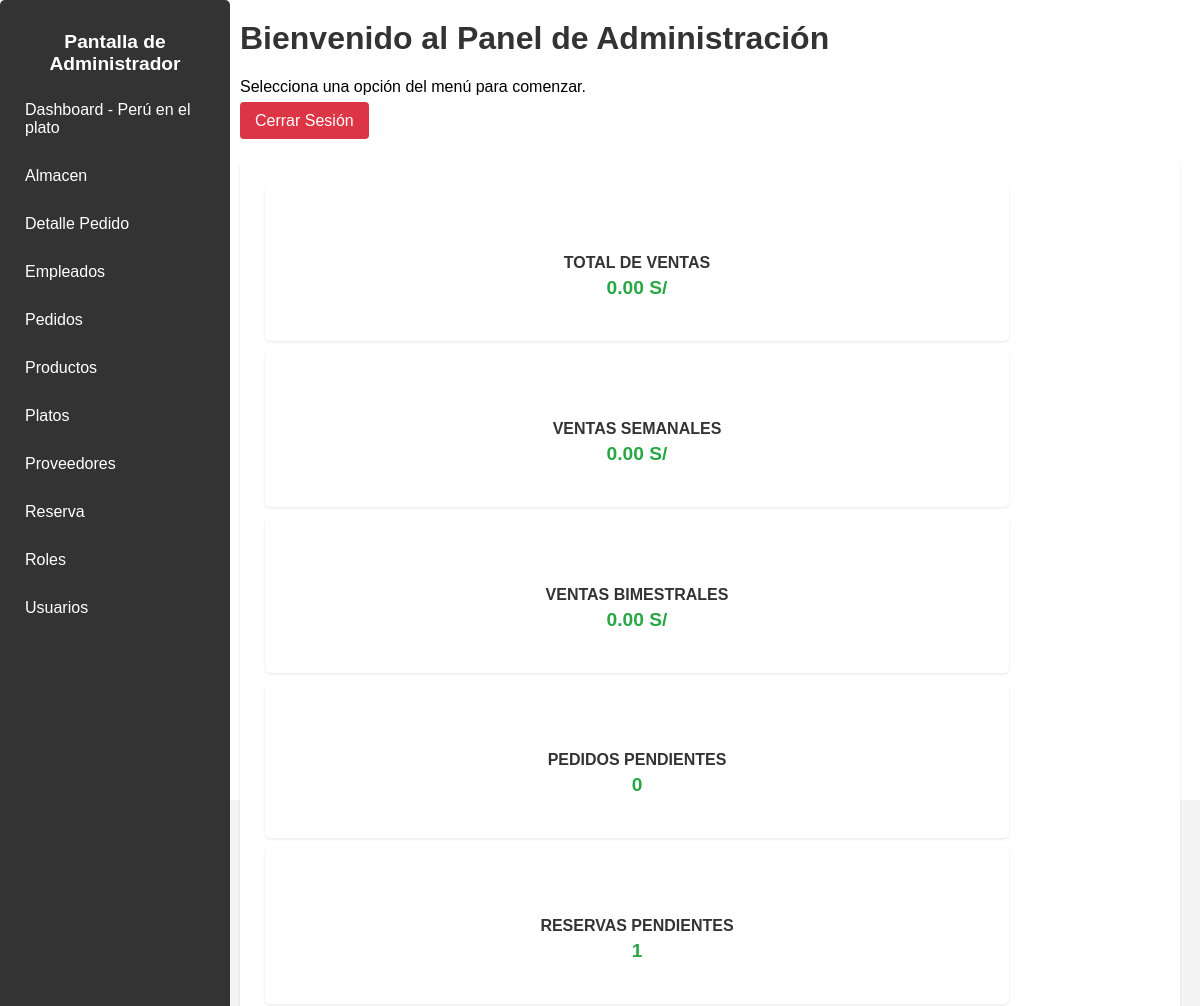
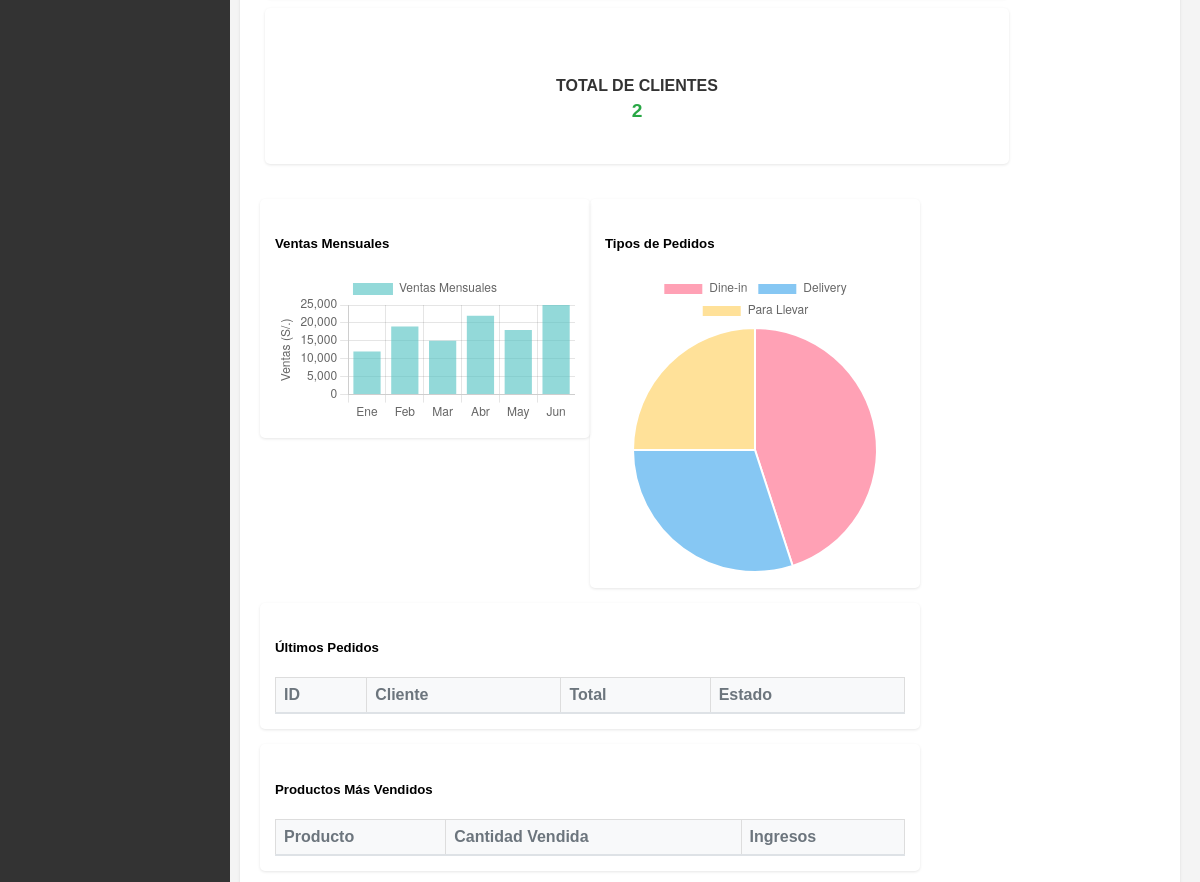
Page /vista/admin_dashboard.php on the earlier database version (2 pictures, top to bottom).
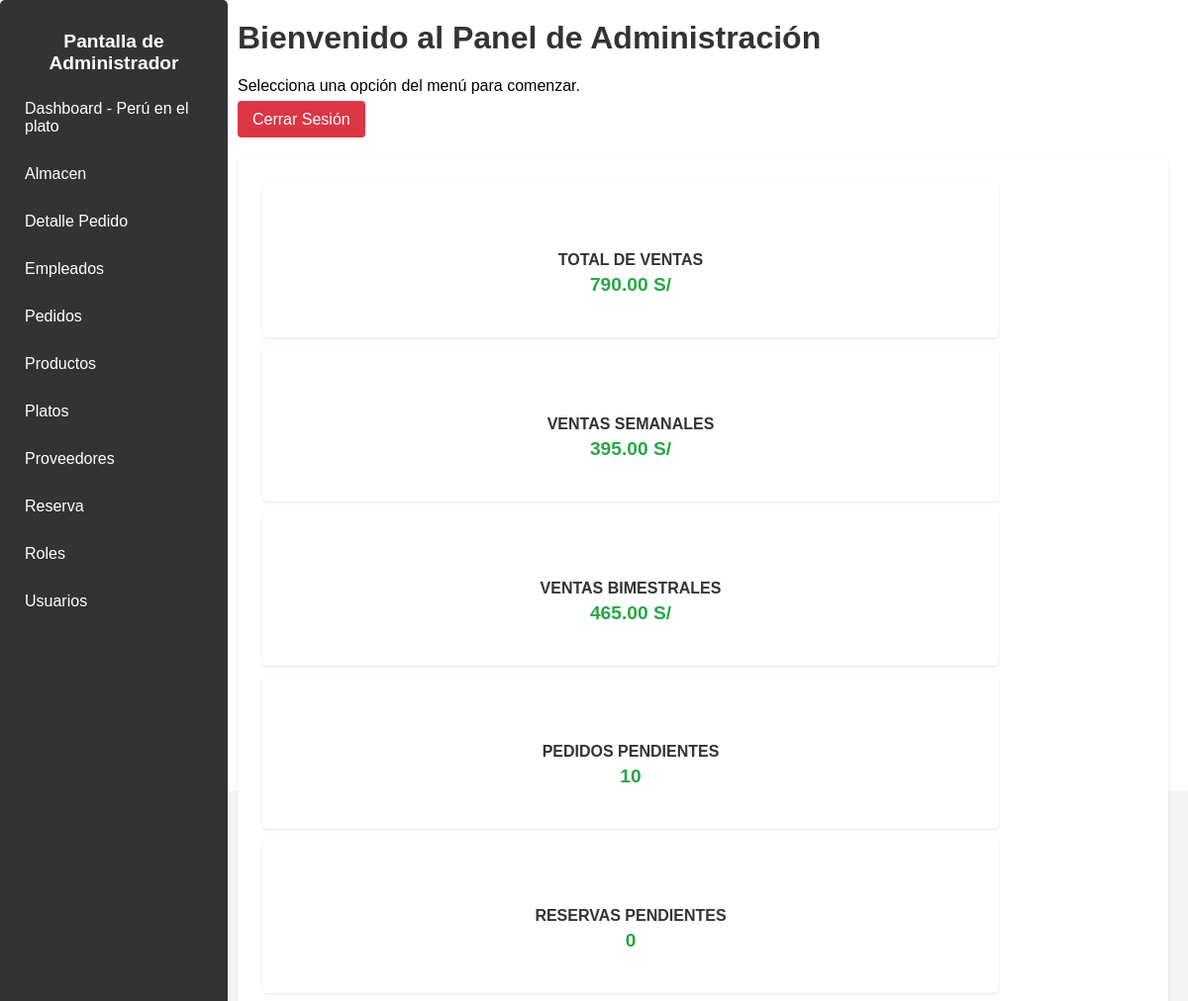
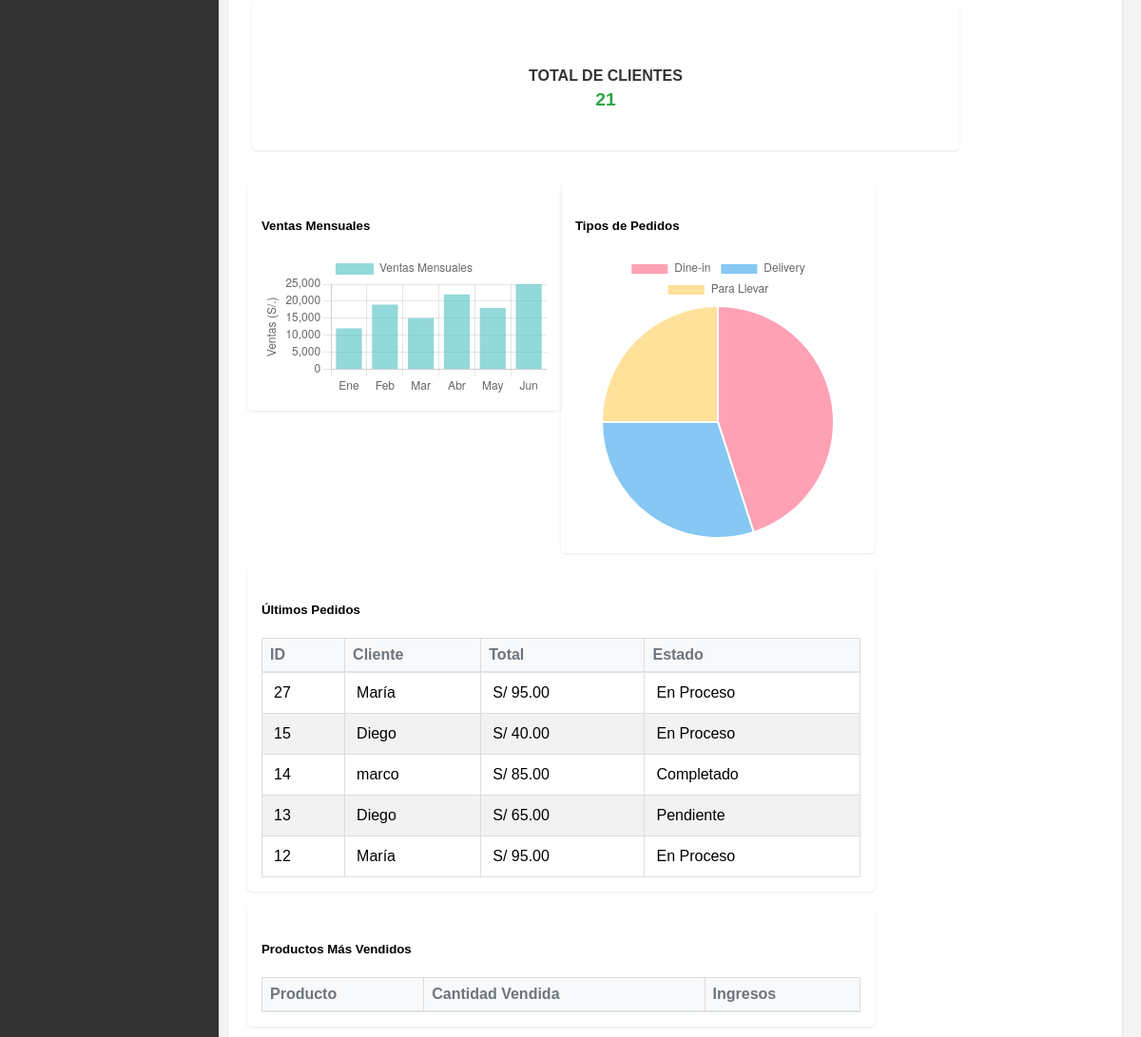
Same page on the later database version (2 pictures, top to bottom).
### tables this page shows
CREATE TABLE `pedidos` (
  `id_pedido` int(11) NOT NULL,
  `id_usuario` int(11) DEFAULT NULL,
  `id_empleado` int(11) DEFAULT NULL,
  `fecha_pedido` datetime DEFAULT NULL,
  `estado` varchar(20) DEFAULT NULL,
  `tipo_pedido` varchar(20) DEFAULT NULL,
  `total` decimal(10,2) DEFAULT NULL
);

CREATE TABLE `usuarios` (
  `id_usuario` int(11) NOT NULL,
  `nombre` varchar(100) DEFAULT NULL,
  `apellido` varchar(100) DEFAULT NULL,
  `dni` varchar(8) DEFAULT NULL,
  `telefono` varchar(9) DEFAULT NULL,
  `email` varchar(100) DEFAULT NULL,
  `direccion` varchar(255) DEFAULT NULL,
  `usuario` varchar(30) NOT NULL,
  `contrasena` varchar(255) DEFAULT NULL,
  `fecha_registro` date DEFAULT NULL
);

### vista/admin_dashboard.php (the view, shortened to what the changed rows need)
<?php
require_once "../config/conexion.php";
$pedidos_pendientes_query = "SELECT COUNT(*) as total FROM pedidos WHERE estado = 'Pendiente'";
$result = mysqli_query($conexion, $pedidos_pendientes_query);
$pedidos_pendientes = mysqli_fetch_assoc($result)['total'];
$reservas_pendientes_query = "SELECT COUNT(*) as total FROM reservas WHERE estado = 'Pendiente'";
$result = mysqli_query($conexion, $reservas_pendientes_query);
$reservas_pendientes = mysqli_fetch_assoc($result)['total'];
$total_clientes_query = "SELECT COUNT(*) as total FROM usuarios";
$result = mysqli_query($conexion, $total_clientes_query);
$total_clientes = mysqli_fetch_assoc($result)['total'];
$ventas_totales_query = "SELECT SUM(total) as total FROM pedidos WHERE estado = 'Completado'";
$result = mysqli_query($conexion, $ventas_totales_query);
$ventas_totales = mysqli_fetch_assoc($result)['total'] ?? 0;
$ventas_semanales_query = "SELECT SUM(total) as total FROM pedidos
WHERE estado = 'Completado' AND fecha_pedido >= NOW() - INTERVAL 7 DAY";
$result = mysqli_query($conexion, $ventas_semanales_query);
$ventas_semanales = mysqli_fetch_assoc($result)['total'] ?? 0;
$ventas_bimestrales_query = "SELECT SUM(total) as total FROM pedidos
WHERE estado = 'Completado' AND fecha_pedido >= NOW() - INTERVAL 2 MONTH";
$result = mysqli_query($conexion, $ventas_bimestrales_query);
$ventas_bimestrales = mysqli_fetch_assoc($result)['total'] ?? 0;
?>
<!DOCTYPE html>
<html lang="en">
<head>
    <link rel="stylesheet" href="../public/styles/admi.css">
</head>
<body>
    <div class="container">
        <nav class="sidebar">
            <h2>Pantalla de Administrador</h2>
        </nav>
        <main class="content">
            <h1>Bienvenido al Panel de Administración</h1>
            <div class="dashboard-container">
                <div class="row">
                <div class="summary-cards">
                <div class="summary-card">
                    <h5>Total de Ventas</h5>
                    <div class="card-value"><?= number_format($ventas_totales, 2) ?> S/</div>
                </div>
                <div class="summary-card">
                    <h5>Ventas Semanales</h5>
                    <div class="card-value"><?= number_format($ventas_semanales, 2) ?> S/</div>
                </div>
                <div class="summary-card">
                    <h5>Ventas Bimestrales</h5>
                    <div class="card-value"><?= number_format($ventas_bimestrales, 2) ?> S/</div>
                </div>
                <div class="summary-card">
                    <h5>Pedidos Pendientes</h5>
                    <div class="card-value"><?= $pedidos_pendientes ?></div>
                </div>
                <div class="summary-card">
                    <h5>Reservas Pendientes</h5>
                    <div class="card-value"><?= $reservas_pendientes ?></div>
                </div>
                <div class="summary-card">
                    <h5>Total de Clientes</h5>
                    <div class="card-value"><?= $total_clientes ?></div>
                </div>
            </div>
                <div class="row mt-4">
                    <div class="col-md-6">
                        <div class="card">
                            <div class="card-body">
                                <table class="table">
                                    <thead>
                                        <tr>
                                            <th>ID</th>
                                            <th>Cliente</th>
                                            <th>Total</th>
                                            <th>Estado</th>
                                        </tr>
                                    </thead>
                                    <tbody>
                                        <?php
                                        $ultimosPedidos = "SELECT p.id_pedido, u.nombre, p.total, p.estado
                                               FROM pedidos p
                                               JOIN usuarios u ON p.id_usuario = u.id_usuario
                                               ORDER BY p.fecha_pedido DESC
                                               LIMIT 5";
                                        $resultado = mysqli_query($conexion, $ultimosPedidos);
                                        while ($pedido = mysqli_fetch_assoc($resultado)) {
                                            echo "<tr>
                                        <td>{$pedido['id_pedido']}</td>
                                        <td>{$pedido['nombre']}</td>
                                        <td>S/ " . number_format($pedido['total'], 2) . "</td>
                                        <td>{$pedido['estado']}</td>
                                      </tr>";
                                        }
                                        ?>
                                    </tbody>
                                </table>
                            </div>
                        </div>
                    </div>
                    <div class="col-md-6">
                        <div class="card">
                            <div class="card-body">
                                <table class="table">
                                    <thead>
                                        <tr>
                                            <th>Producto</th>
                                            <th>Cantidad Vendida</th>
                                            <th>Ingresos</th>
                                        </tr>
                                    </thead>
                                </table>
                            </div>
                        </div>
                    </div>
                </div>
            </div>
    </div>
    </main>
</body>
</html>

Differences in the rows shown:
added pedidos: id_pedido "27", id_usuario.nombre "María", total "95.00", estado "En Proceso"
added pedidos: id_pedido "15", id_usuario.nombre "Diego", total "40.00", estado "En Proceso"
added pedidos: id_pedido "14", id_usuario.nombre "marco", total "85.00", estado "Completado"
added pedidos: id_pedido "13", id_usuario.nombre "Diego", total "65.00", estado "Pendiente"
added pedidos: id_pedido "12", id_usuario.nombre "María", total "95.00", estado "En Proceso"
Other differences:
$ventas_totales: "0.00" → "790.00"
$ventas_semanales: "0.00" → "395.00"
$ventas_bimestrales: "0.00" → "465.00"
$pedidos_pendientes: "0" → "10"
$reservas_pendientes: "1" → "0"
$total_clientes: "2" → "21"
